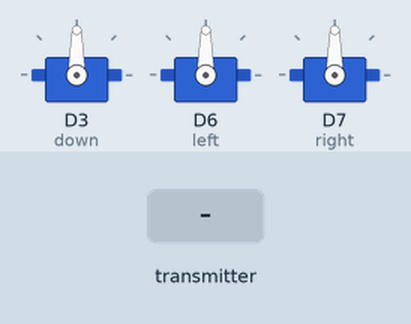
A sketch run on a simulated ESP8266 (NodeMCU). On the bench: 3 × servo. The test bench sets the inputs (shaded band).

Above: at 1.5 s.
1.6 s: the transmitter starts sending Y = 25
At 3.6 s:
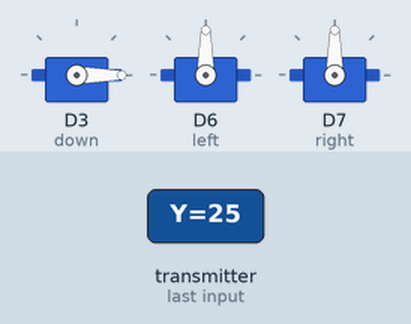
4.6 s: the transmitter starts sending Z = 25
At 5.61 s:
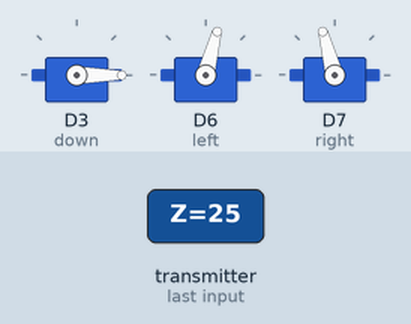
7.6 s: the transmitter starts sending Z = 0
At 7.6 s:
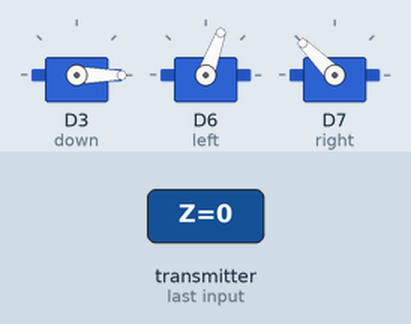
9.1 s: the transmitter starts sending Z = 50
At 11.7 s:
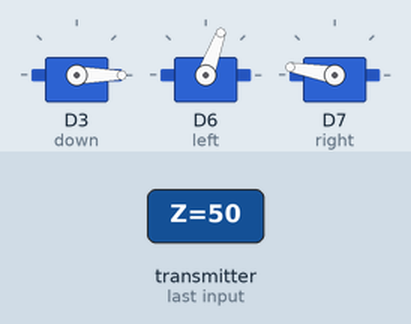
Timing chart, 0 to 13.1 s (numbered marks = the images above; inputs shaded):
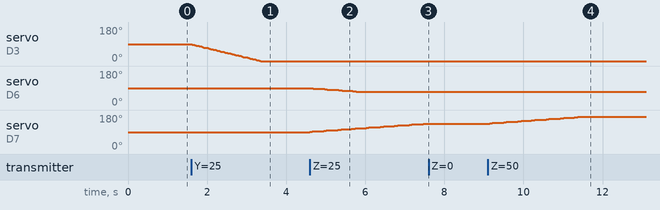

Measured:
- after the input at 1.6 s, servo on D3 (down): moves from 90° to 0° over 1.8 s, starting at once
- after the input at 4.6 s, servo on D6 (left): moves from 90° to 70° over 1.2 s, starting at once; servo on D7 (right): moves from 90° to 135° over 2.9 s, starting at once
- after the input at 7.6 s, servo on D7 (right): stays 135° (without the input it goes to 136° after 0.15 s)
- after the input at 9.1 s, servo on D7 (right): moves from 135° to 170° over 2.2 s, starting after 0.05 s

The sketch:

ControlServo.ino
```cpp
//接收数据控制舵机

#include <ESP8266WiFi.h>
#include <espnow.h>
#include<Servo.h>
//代码使用Servo库来控制舵机。Servo库提供了一个简单的接口，用于使用PWM信号控制舵机。


//接收数据保存的结构体和发送方一致
typedef struct YZ{
  float Y;
  float Z;
}YZ;

YZ data;

Servo down, left, right;
/*定义了四个名为down、left、right和head的Servo类型的对象，它们代表四个舵机。
这四个舵机分别用于控制机器人的下降、向左转、向右转和头部旋转。*/

//三个舵机的极限角度
const int rightmin = 60;      //(当 r 45 l 130)
const int rightmax = 170;      //(当 r 170 l 70)
const int leftmin = 70;
const int leftmax = 130;
const int downmin = 0;
const int downmax = 180;

//创建一个回调函数作为接收数据后的串口显示
void OnDataRecv(uint8_t * mac, uint8_t *incomingData, uint8_t len) {
  memcpy(&data, incomingData, sizeof(data));
}


void setup() {
  /*初始化窗口
  初始化串口通信，以便在程序执行时可以在串口监视器中输出调试信息。*/
  down.attach(D3,500,2500);
  delay(100);
  left.attach(D6,500,2500);
  delay(100);
  right.attach(D7,500,2500);
  delay(100);
  Serial.begin(9600);

  servo_initialize();

  //设置ESP8266模式
  WiFi.mode(WIFI_STA);
  /*设置ESP8266的WiFi模式为STA（station）模式。*/

  /*ESP-NOW是一种用于无线设备之间通信的协议，
  它可以让ESP8266和ESP32等ESP系列芯片之间以及其他支持ESP-NOW协议的设备之间
  进行快速、低功耗的通信。

  初始化 ESP-NOW并检查ESP-NOW的初始化是否成功。
  如果ESP-NOW初始化失败，它会在串口上输出一个错误消息并退出程序。
  这个检查是为了确保程序在使用ESP-NOW之前已经正确地初始化了ESP-NOW。*/
  if (esp_now_init() != 0) {
    Serial.println("initializing ESP-NOW fail");
    return;
  }


  /*使用esp_now_set_self_role()函数设置ESP8266的角色
  ，ESP8266设置为从设备的角色。*/
  esp_now_set_self_role(ESP_NOW_ROLE_SLAVE);


  //先前创建的功能 测试ESP-NOW通信
  esp_now_register_recv_cb(OnDataRecv);
}

//初始化四个舵机的连接，并将它们转动到特定的初始位置。
void servo_initialize()
{
  /*将 "down" 对象所控制的舵机转动到 90 度的位置*/
  right.write(90);
  delay(25);
  left.write(90);
  delay(25);
  down.write(90);
}


void loop()
{
  servo_operate();
  delay(50);
}


void servo_operate()
{
  int rpos;
  int lpos;
  if(data.Z > 4.00)  //前俯
  {
    rpos = right.read();
    lpos = left.read();
    for(int i = 0; i < 5; i++)
    {
      rpos += 1;
      if(rpos <= rightmax)
      {
        right.write(rpos);
      }
      delay(15);

      lpos -= 1;
      if(lpos >= leftmin)
      {
        //leftmove();
        left.write(lpos);
      }
      delay(15);
    }
  }

  if(data.Z < -4.00)  //后仰
  {
    rpos = right.read();
    lpos = left.read();
    for(int i = 0; i < 5; i++)
    {
      rpos -= 1;
      if(rpos >= rightmin)
      {
        right.write(rpos);
      }
      delay(15);

      lpos += 1;
      if(lpos <= leftmax)
      {
        left.write(lpos);
      }
      delay(15);
    }
  }

  if(data.Y < -4.00) //左移
  {
    int pos = down.read();
    for(int i = 0; i < 10; ++i)
    {
      pos++;
      if(pos <= downmax)
        down.write(pos);
      delay(15);
    }
  }

  if(data.Y > 4.00) //右移
  {
    int pos = down.read();
    for(int i = 0; i < 10; ++i)
    {
      pos--;
      if(pos >= downmin)
        down.write(pos);
      delay(15);
    }
  }
}
```
